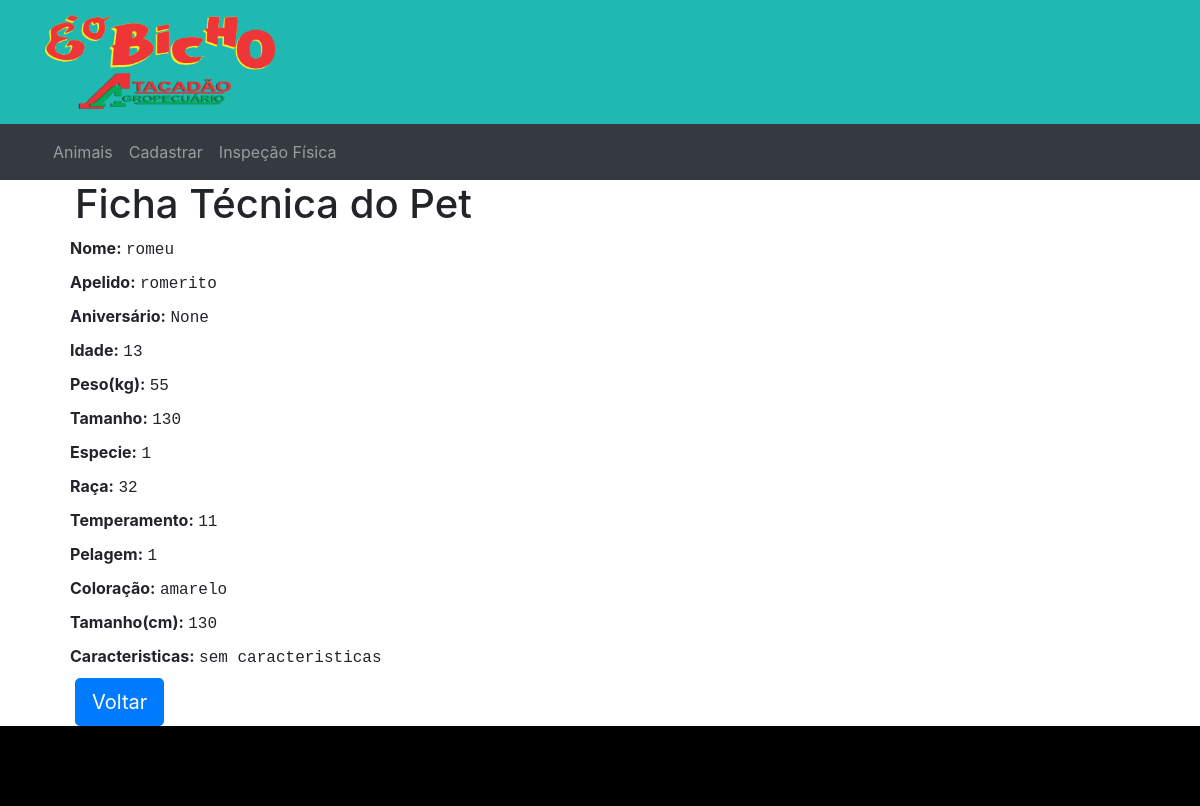
The page /detail/1/ on the database as committed earlier.
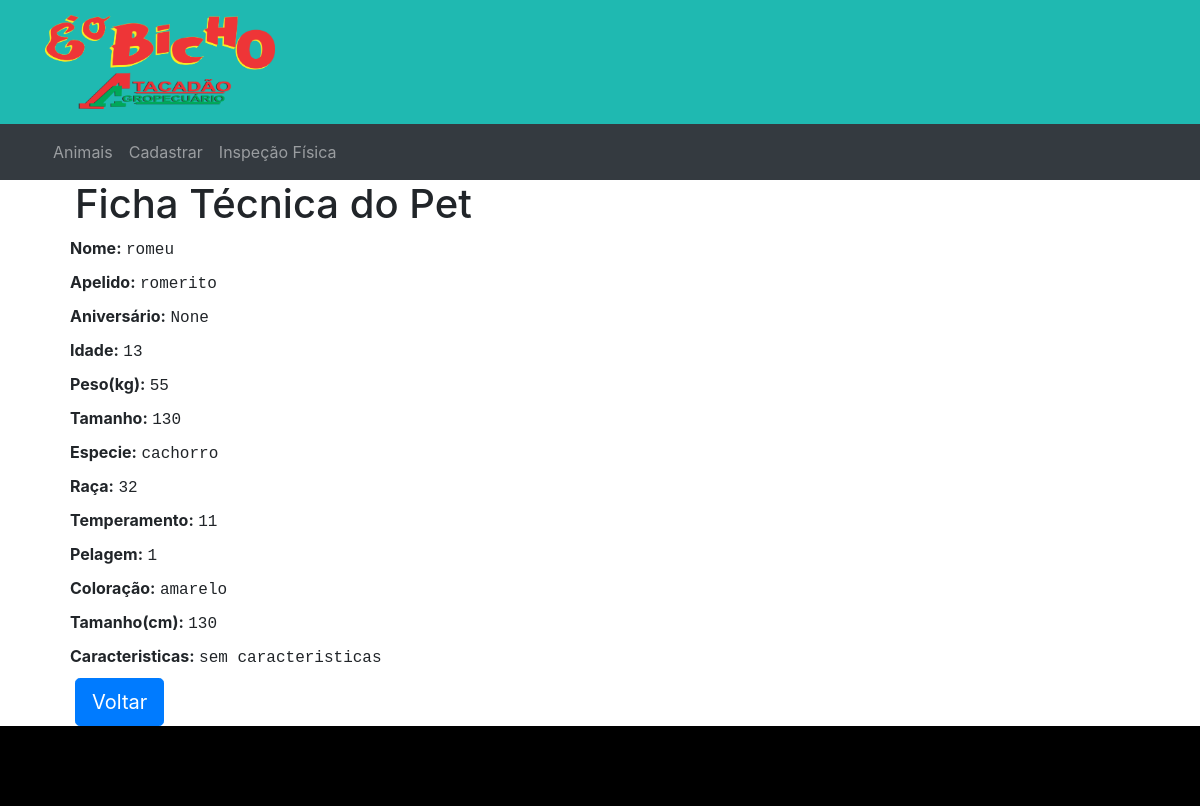
The same page on the database as committed later.
### pet/models.py (models this page shows, shortened)
class formPet(models.Model):
	nome = models.CharField('Nome',max_length=150)
	apelido = models.CharField('Apelido',max_length=30)
	aniversario = models.DateField('Aniversário', blank=True, null=True)
	idade = models.IntegerField('Idade')
	peso = models.IntegerField('Peso(kg)')
	tamanho = models.IntegerField('Tamanho')
	especie = models.CharField('Especie',max_length=10, choices=ESPECIE_CHOICES)
	racaCachorro = models.CharField('Raça do Cachorro',max_length=3, choices=RACA_CACHORRO)
	temperamento = models.CharField('Temperamento',max_length=3, choices=TEMPERAMENTO_CHOICES)
	pelagem = models.CharField('Pelagem',max_length=2, choices=PELAGEM_CHOICES)
	coloracao = models.CharField('Coloração',max_length=10, choices=COLORACAO_CHOICES)
	tamanho = models.IntegerField('Tamanho(cm)',)
	caracteristicas = models.CharField('Caracteristicas', max_length=200)

### pet/views.py (the view)
# urls.py: path('detail/<int:pk>/', views.detailPet.as_view(), name="detail"),
class detailPet(DetailView):
    queryset = formPet.objects.all()

### pet/templates/pet/formpet_detail.html
{% extends 'base.html' %}
{% block content %}
<section class="container">
	<h1>Ficha Técnica do Pet</h1>
	<form class="form-row">
		<div>
			<div>
				<label class="font-weight-bold">Nome: </label>
				<label class="text-monospace">{{object.nome}}</label>
			</div>
			<div>
				<label class="font-weight-bold">Apelido: </label>
				<label class="text-monospace">{{object.apelido}}</label>
			</div>
			<div>
				<label class="font-weight-bold">Aniversário: </label>
				<label class="text-monospace">{{object.aniversario}}</label>
			</div>
			<div>
				<label class="font-weight-bold">Idade: </label>
				<label class="text-monospace">{{object.idade}}</label>
			</div>
			<div>
				<label class="font-weight-bold">Peso(kg): </label>
				<label class="text-monospace">{{object.peso}}</label>
			</div>
			<div>
				<label class="font-weight-bold">Tamanho: </label>
				<label class="text-monospace">{{object.tamanho}}</label>
			</div>
			<div>
				<label class="font-weight-bold">Especie: </label>
				<label class="text-monospace">{{object.especie}}</label>
			</div>
			<div>
				<label class="font-weight-bold">Raça: </label>
				<label class="text-monospace">{{object.racaCachorro}}</label>
			</div>
			<div>
				<label class="font-weight-bold">Temperamento: </label>
				<label class="text-monospace">{{object.temperamento}}</label>
			</div>
			<div>
				<label class="font-weight-bold">Pelagem: </label>
				<label class="text-monospace">{{object.pelagem}}</label>
			</div>
			<div>
				<label class="font-weight-bold">Coloração: </label>
				<label class="text-monospace">{{object.coloracao}}</label>
			</div>
			<div>
				<label class="font-weight-bold">Tamanho(cm): </label>
				<label class="text-monospace">{{object.tamanho}}</label>
			</div>
			<div>
				<label class="font-weight-bold">Caracteristicas: </label>
				<label class="text-monospace">{{object.caracteristicas}}</label>
			</div>
		</div>
	</form>
	<button class="btn btn-primary btn-lg" type="submit" onclick="location.href='{% url 'pet:list'%}'">Voltar</button>
</section>
{% endblock %}

Rows that differ between the two databases and show on the page:
changed formPet "romeu": especie "1" → "cachorro"
